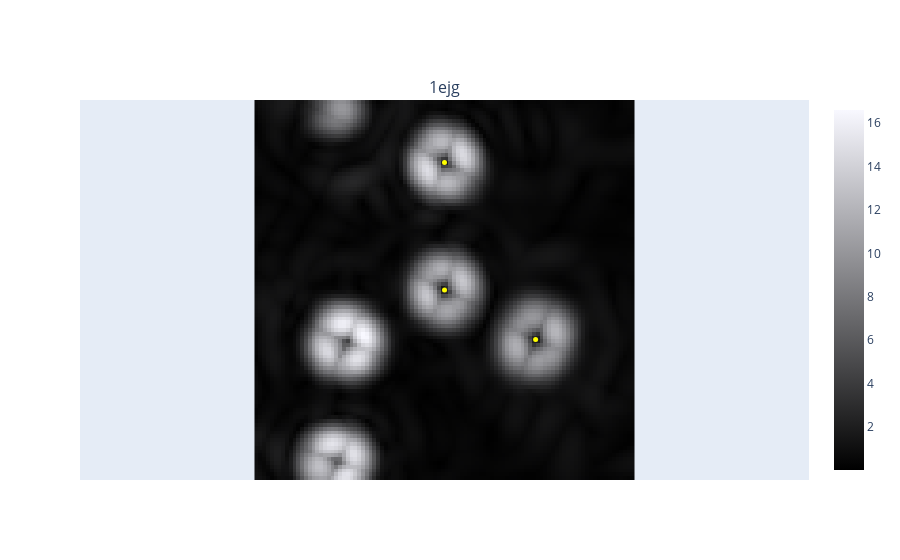
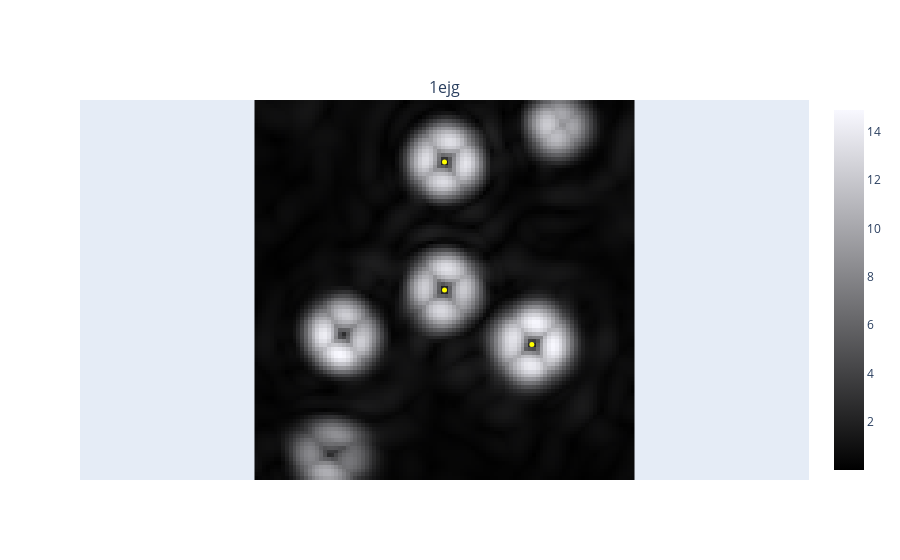
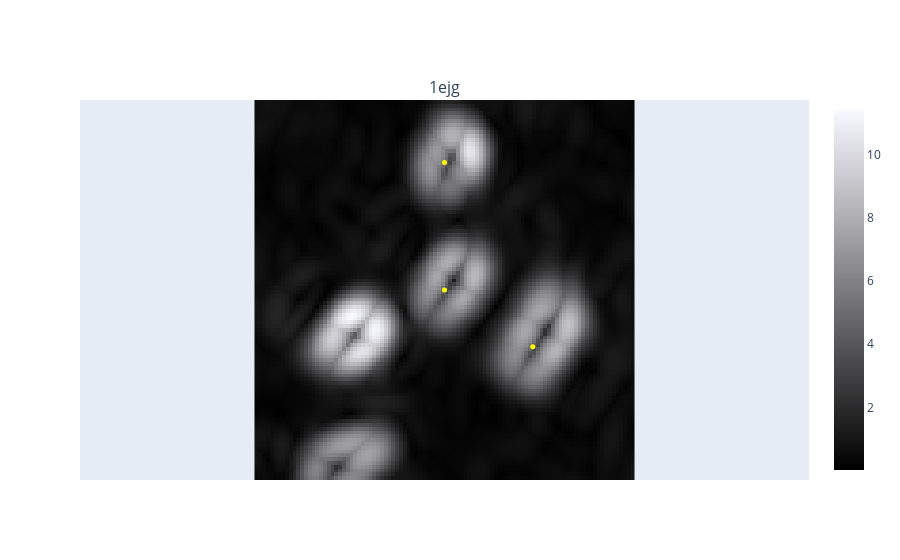
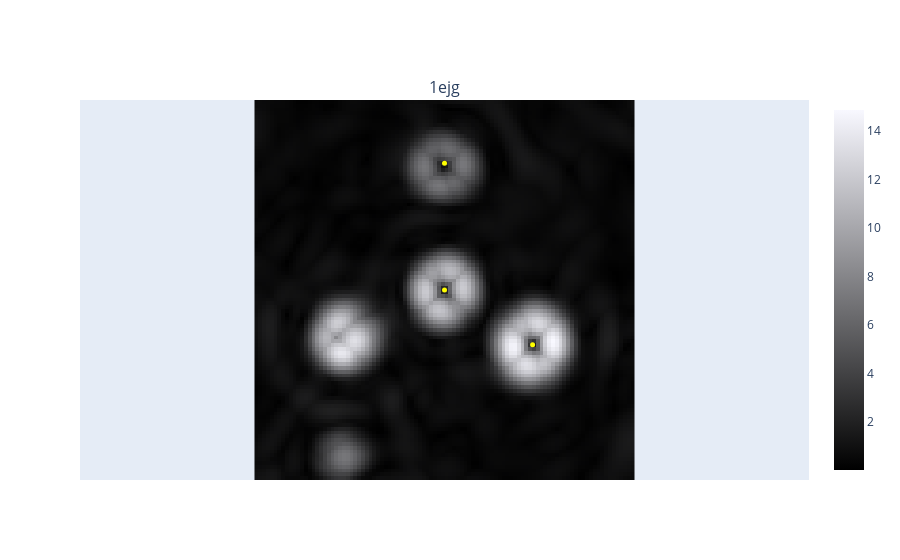

Notebook cell for these charts, in order:
### Code cell
# CELL 4
# 2d plot (s)
import leuci_map.mapplothelp as mph
filename = "SHOW"
for cc,ll,pp in slice_vectors:  
  vals2d = mf.get_slice(cc,ll,pp,width,samples,interpolation,deriv=1,ret_type="2d")
  mplot = mph.MapPlotHelp(filename)
  mplot.make_plot_slice_2d(vals2d,plot_type="heatmap",hue="BW",samples=samples,width=width,points=[cc,ll,pp],title=pdb_code)

### Figure 1 — Plotly figure (JSON) as saved in the notebook; plotly's stock layout.template omitted (floating-point values rounded to 4 significant figures; data arrays with more than 128 entries replaced by an {"elided": "..."} marker saying what was removed)
{"data": [{"colorscale": [[0, "rgba(0,0,0,1)"], [1, "rgba(248,248,255,1)"]], "hovertemplate": "......%{z:.4f}", "name": "", "showscale": true, "type": "heatmap", "xaxis": "x", "yaxis": "y", "z": {"elided": "100x100 float values"}, "zmax": 16.61, "zmin": 0.02338}, {"hoverinfo": "skip", "hovertemplate": "", "marker": {"color": "yellow", "size": 5}, "mode": "markers", "name": "", "showlegend": false, "type": "scatter", "x": [49.5, 49.5, 73.48], "xaxis": "x", "y": [49.5, 83.02, 36.49], "yaxis": "y"}], "layout": {"annotations": [{"font": {"size": 16}, "showarrow": false, "text": "1ejg", "x": 0.5, "xanchor": "center", "xref": "paper", "y": 1, "yanchor": "bottom", "yref": "paper"}], "xaxis": {"anchor": "y", "domain": [0, 1], "scaleanchor": "y", "scaleratio": 1, "showticklabels": false, "visible": false}, "yaxis": {"anchor": "x", "domain": [0, 1], "scaleanchor": "x", "scaleratio": 1, "showticklabels": false, "visible": false}}}

### Figure 2 — Plotly figure (JSON) as saved in the notebook; plotly's stock layout.template omitted (floating-point values rounded to 4 significant figures; data arrays with more than 128 entries replaced by an {"elided": "..."} marker saying what was removed)
{"data": [{"colorscale": [[0, "rgba(0,0,0,1)"], [1, "rgba(248,248,255,1)"]], "hovertemplate": "......%{z:.4f}", "name": "", "showscale": true, "type": "heatmap", "xaxis": "x", "yaxis": "y", "z": {"elided": "100x100 float values"}, "zmax": 14.9, "zmin": 0.01494}, {"hoverinfo": "skip", "hovertemplate": "", "marker": {"color": "yellow", "size": 5}, "mode": "markers", "name": "", "showlegend": false, "type": "scatter", "x": [49.5, 49.5, 72.49], "xaxis": "x", "y": [49.5, 83.19, 35.19], "yaxis": "y"}], "layout": {"annotations": [{"font": {"size": 16}, "showarrow": false, "text": "1ejg", "x": 0.5, "xanchor": "center", "xref": "paper", "y": 1, "yanchor": "bottom", "yref": "paper"}], "xaxis": {"anchor": "y", "domain": [0, 1], "scaleanchor": "y", "scaleratio": 1, "showticklabels": false, "visible": false}, "yaxis": {"anchor": "x", "domain": [0, 1], "scaleanchor": "x", "scaleratio": 1, "showticklabels": false, "visible": false}}}

### Figure 3 — Plotly figure (JSON) as saved in the notebook; plotly's stock layout.template omitted (floating-point values rounded to 4 significant figures; data arrays with more than 128 entries replaced by an {"elided": "..."} marker saying what was removed)
{"data": [{"colorscale": [[0, "rgba(0,0,0,1)"], [1, "rgba(248,248,255,1)"]], "hovertemplate": "......%{z:.4f}", "name": "", "showscale": true, "type": "heatmap", "xaxis": "x", "yaxis": "y", "z": {"elided": "100x100 float values"}, "zmax": 11.41, "zmin": 0.02684}, {"hoverinfo": "skip", "hovertemplate": "", "marker": {"color": "yellow", "size": 5}, "mode": "markers", "name": "", "showlegend": false, "type": "scatter", "x": [49.5, 49.5, 72.74], "xaxis": "x", "y": [49.5, 83.07, 34.58], "yaxis": "y"}], "layout": {"annotations": [{"font": {"size": 16}, "showarrow": false, "text": "1ejg", "x": 0.5, "xanchor": "center", "xref": "paper", "y": 1, "yanchor": "bottom", "yref": "paper"}], "xaxis": {"anchor": "y", "domain": [0, 1], "scaleanchor": "y", "scaleratio": 1, "showticklabels": false, "visible": false}, "yaxis": {"anchor": "x", "domain": [0, 1], "scaleanchor": "x", "scaleratio": 1, "showticklabels": false, "visible": false}}}

### Figure 4 — Plotly figure (JSON) as saved in the notebook; plotly's stock layout.template omitted (floating-point values rounded to 4 significant figures; data arrays with more than 128 entries replaced by an {"elided": "..."} marker saying what was removed)
{"data": [{"colorscale": [[0, "rgba(0,0,0,1)"], [1, "rgba(248,248,255,1)"]], "hovertemplate": "......%{z:.4f}", "name": "", "showscale": true, "type": "heatmap", "xaxis": "x", "yaxis": "y", "z": {"elided": "100x100 float values"}, "zmax": 14.86, "zmin": 0.02664}, {"hoverinfo": "skip", "hovertemplate": "", "marker": {"color": "yellow", "size": 5}, "mode": "markers", "name": "", "showlegend": false, "type": "scatter", "x": [49.5, 49.5, 72.69], "xaxis": "x", "y": [49.5, 82.84, 35.07], "yaxis": "y"}], "layout": {"annotations": [{"font": {"size": 16}, "showarrow": false, "text": "1ejg", "x": 0.5, "xanchor": "center", "xref": "paper", "y": 1, "yanchor": "bottom", "yref": "paper"}], "xaxis": {"anchor": "y", "domain": [0, 1], "scaleanchor": "y", "scaleratio": 1, "showticklabels": false, "visible": false}, "yaxis": {"anchor": "x", "domain": [0, 1], "scaleanchor": "x", "scaleratio": 1, "showticklabels": false, "visible": false}}}
